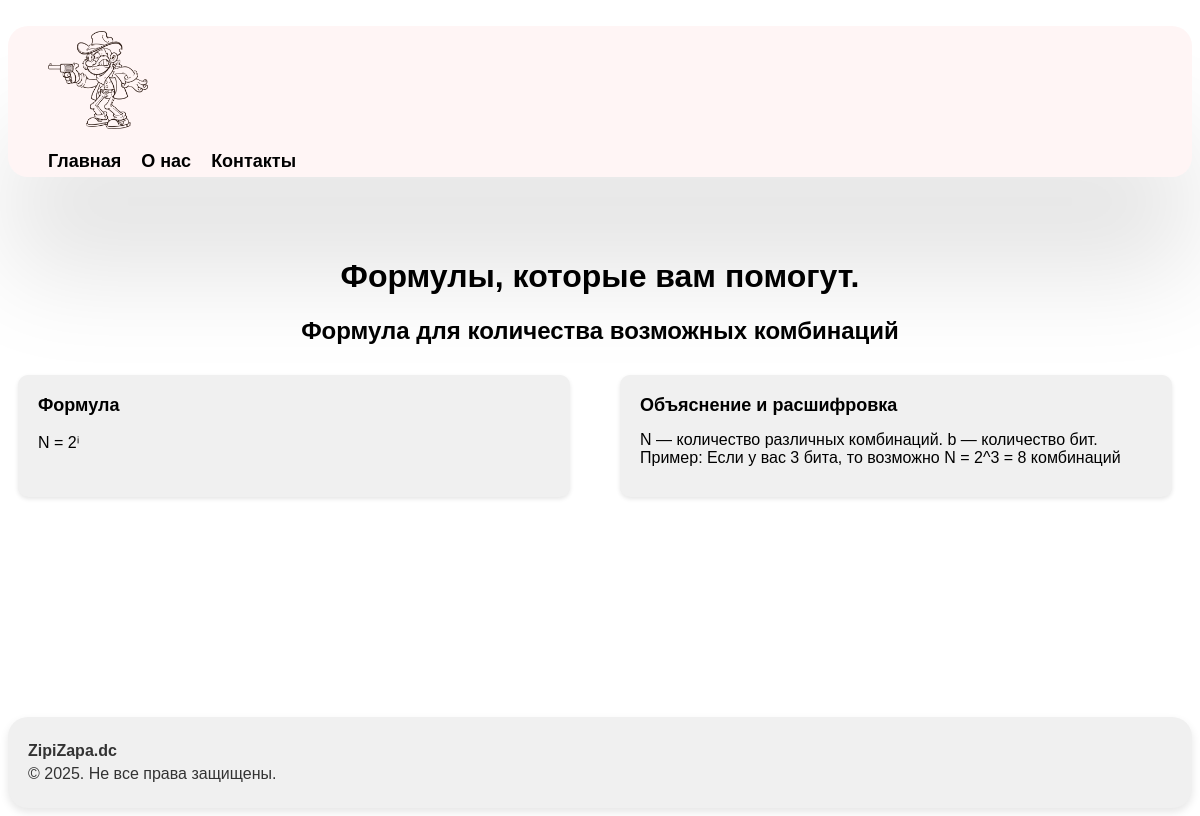
The page /inf0 on the database its author committed.
### tables this page shows
CREATE TABLE inf(form text, example text, tema text);

### app.py (the view)
@app.route('/inf<index>')
def infThema(index):
    inf=getTable('inf')
    tema=inf[int(index)]
    return render_template('forminf.html', tema3 = tema[2], form3 = tema[0], example3 = tema[1])

### db.py (called while the page is built)
    def create_tables(self):
        self.query('CREATE TABLE IF NOT EXISTS alg(form TEXT, example TEXT, tema TEXT)')
        self.query('CREATE TABLE IF NOT EXISTS geom(form TEXT, example TEXT, tema TEXT)')
        self.query('CREATE TABLE IF NOT EXISTS fiz(form TEXT, example TEXT, tema TEXT)')
        self.query('CREATE TABLE IF NOT EXISTS inf(form TEXT, example TEXT, tema TEXT)')

    def query(self,arg,values=None):
        if values==None:
            self.cur.execute(arg)
        else:
            self.cur.execute(arg,values)
        self.conn.commit()

    def fetchall(self,arg,values=None):
        if values==None:
            self.cur.execute(arg)
        else:
            self.cur.execute(arg,values)
        return self.cur.fetchall()

    def __del__(self):
        self.conn.close()

### form.py (called while the page is built)
def getTable(nameTable):
    base=DatabaseManager('base.db')
    base.create_tables()
    res=base.fetchall(f'SELECT * FROM {nameTable}')
    return res

### templates/forminf.html
{% extends 'index.html' %} {% block title %}Главная{% endblock %} {% block
body%}
<div class="maincontent">
  <h1 class="magicformul">Формулы, которые вам помогут.</h1>
  <h2 class="tema">{{tema3}}</h2>
  <div class="formuls">
    <div class="form">
      <h2>Формула</h2>
      <p><strong></strong>{{form3}}</p>
    </div>
    <div class="form">
      <h2>Объяснение и расшифровка</h2>
      <p><strong></strong>{{example3}}</p>
    </div>
  </div>
</div>
{% endblock%}

### static/style.css (style rules this page uses)
* { scroll-behavior: smooth; }
.maincontent { flex: 1; }
.formuls { display: flex; gap: 30px; }
.tema { text-align: center; font-family: Arial, Helvetica, sans-serif; }
.magicformul { font-family: Arial, Helvetica, sans-serif; text-align: center; }
.form { background-color: #f0f0f0; border-radius: 10px; box-shadow: 0 2px 4px rgba(0, 0, 0, 0.1); padding: 20px; margin: 10px; width: calc(50% - 40px); box-sizing: border-box; min-width: 260px; }
.form h2 { font-size: 18px; margin-top: 0; font-family: Arial, Helvetica, sans-serif; }
.form p { margin: 10px 0; font-family: Arial, Helvetica, sans-serif; }

### rows shown on the page
inf: tema "Формула для количества возможных комбинаций", form "N = 2ⁱ", example "N — количество различных комбинаций. b — количество бит. Пример: Если у вас 3 бита, то возможно N = 2^3 = 8 комбинаций"
